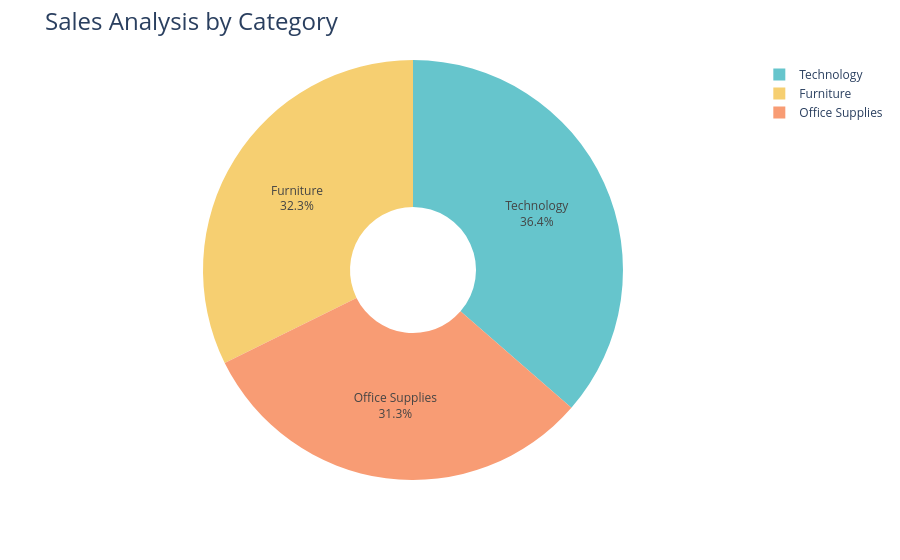

Source (notebook cell):
### Code cell
fig = px.pie(sales_by_category, 
             values='Sales', 
             names='Category', 
             hole=0.3, 
             color_discrete_sequence=px.colors.qualitative.Pastel)

fig.update_traces(textposition='inside', textinfo='percent+label')
fig.update_layout(title_text='Sales Analysis by Category', title_font=dict(size=24))

fig.show()

### Figure 1 — Plotly figure (JSON) as saved in the notebook; plotly's stock layout.template omitted (floating-point values rounded to 4 significant figures)
{"data": [{"domain": {"x": [0, 1], "y": [0, 1]}, "hole": 0.3, "hovertemplate": "Category=%{label}<br>Sales=%{value}<extra></extra>", "labels": ["Furniture", "Office Supplies", "Technology"], "legendgroup": "", "name": "", "showlegend": true, "textinfo": "percent+label", "textposition": "inside", "type": "pie", "values": [742000.0, 719000.0, 836200.0]}], "layout": {"legend": {"tracegroupgap": 0}, "margin": {"t": 60}, "piecolorway": ["rgb(102, 197, 204)", "rgb(246, 207, 113)", "rgb(248, 156, 116)", "rgb(220, 176, 242)", "rgb(135, 197, 95)", "rgb(158, 185, 243)", "rgb(254, 136, 177)", "rgb(201, 219, 116)", "rgb(139, 224, 164)", "rgb(180, 151, 231)", "rgb(179, 179, 179)"], "title": {"font": {"size": 24}, "text": "Sales Analysis by Category"}}}
